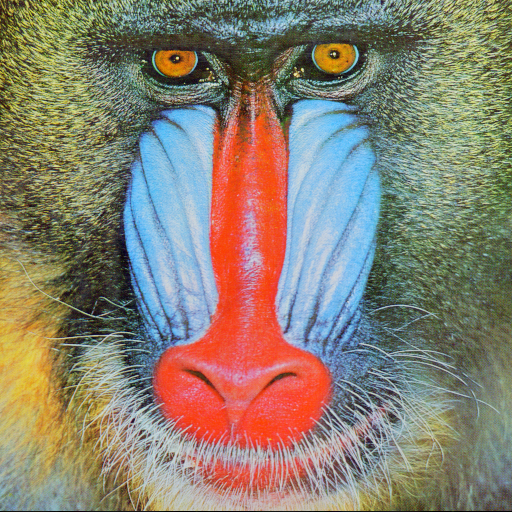
#> input picture 情報工学演習3/kadai13/mandrill.tiff, 512 x 512 px
$ jupyter execute kadai13_1201201140.ipynb
#> lines starting #> are read from the running program, lines starting #| are printed output that depends on the picture; after the words box and inside, x2 and y2 are one past the last pixel; in counts of white or black regions, pixels touching at a corner belong together
以下に学籍番号，氏名の記入をお願いいたします．

# 画像のローパスフィルタの実装（scipy の演習）
ここでは，scipy を使ったフーリエ変換を利用し，画像のローパスフィルタの実装してみましょう．

## opencv のインストール
ご自身の環境にopencv がインストールされていない場合は，pip を使ってインストールします．少し時間がかかります．
```pip install opencv-python``` でインストールして下さい．

## モジュールのimport
scipy のフーリエ変換を用いるのでimport します．また，scipy はnumpy に依存しているのでnumpy をimport します．
他に，画像やフーリエ変換の結果の表示に必要なのでmatplotlib を，画像読み込みに必要なのでcv2（OpenCV）をimport します．

[cell 1]
import numpy as np
import matplotlib.pyplot as plt
#from scipy import fft
import scipy.fftpack as fft
import cv2

## 利用画像の表示
今回利用する画像は信号処理で用いられる標準画像の1つであるマンドリルの画像を用います．読み込んで表示します．

[cell 2]
#画像をグレースケールで読み込み
gray_img = cv2.imread('./mandrill.tiff', 0 )
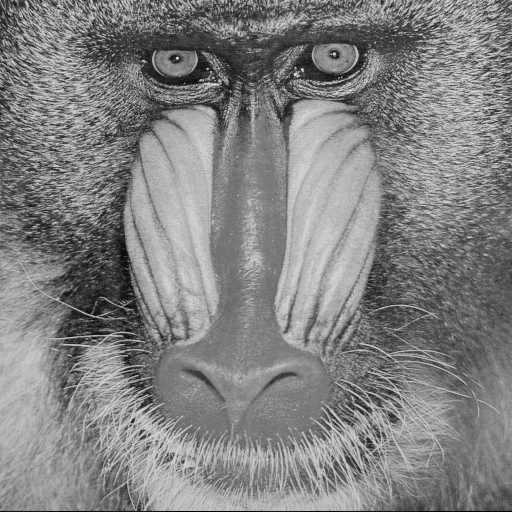
#> gray_img: shape (512, 512); min 0, max 231, mean 129.6
# 画像を表示
plt.imshow(gray_img, cmap = 'gray')
plt.xticks(color="None")#グラフのx 軸を消去
plt.yticks(color="None")#グラフのy 軸を消去
plt.tick_params(length=0)#グラフの目盛りを消去
plt.show()

## フーリエ変換
さっそく，この画像にフーリエ変換をかけてみて，ゼロ周波数成分をスペクトルの中心となるよう移動させ，表示させましょう．
中心が直流成分にあたります．自然画像は直流成分が多いので，中心が明るいグラフになるかと思います．

[cell 3]
#フーリエ変換をかけてみる
img_fft = fft.fft2( gray_img )

#ゼロ周波数成分をスペクトルの中心に移動
img_fft_shift = fft.fftshift( img_fft )
#描画用にパワースペクトラムを計算する
#そのままだと値が小さすぎて表示しても真っ暗なので，log スケールに変更
mag = np.log( np.abs( ( img_fft_shift ) ) )
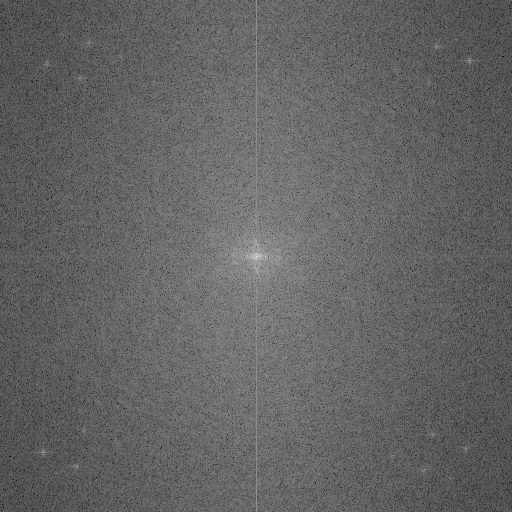
#> mag: shape (512, 512) float64; min 3.38, max 17.34, mean 8.85; drawn with min black and max white
#パワースペクトラムを出力
plt.imshow(mag, cmap = 'gray' )
plt.show()

## フーリエ逆変換
フーリエ変換した画像を逆変換することで元に戻してみましょう．フーリエ逆変換すると，実部と虚部が計算されますが，出力するのは実部のみです．

[cell 4]
img_fft_= fft.fftshift( img_fft_shift )
#フーリエ逆変換
img_ifft = fft.ifft2( img_fft_ )
#実部だけを取って来て，表示のためunsigned int に変換して表示
plt.imshow( np.uint8( img_ifft.real ), cmap = 'gray' )
plt.xticks(color="None")
plt.yticks(color="None")
plt.tick_params(length=0)
plt.show()

## ローパスフィルタの作成（課題）
ここで，ローパスフィルタを生成する関数を皆さんに実際に用意してもらいます．
ローパスフィルタは，周波数空間上で中心近くの値を保存し，それ以外の値を0もしくは0に近くなるような計算をするフィルタです.
今回は，フィルタの中心からの距離がradius 未満のものを1,それ以外を0 の値を持つフィルタを作成しましょう．
以下のlowpass_filter2D のfilter_shape にはフィルタの大きさ（2次元tupleで表現），raduis は値を1にするときのフィルタからの中心の距離とします．この関数を完成させて下さい．
**この関数はループを使わずに完成させて下さい．ループを使った場合減点です．**

[cell 5]
#ローパスフィルタ（円型フィルタの生成）
def lowpass_filter2D( filter_shape, radius ):
    #ここに計算を入れて下さい（現在，エラーが出ないようにnp.zeros を入れていますが，消してもらってOKです．）
    #複数行にわたっても構いませんし，新しい変数を用いてもよいです．
#> called with filter_shape = (512, 512), radius = 100
    low_f = np.zeros(filter_shape)
    # 中心
    cy = filter_shape[0] // 2
    cx = filter_shape[1] // 2

    cv2.circle(low_f, (cx, cy), radius, (1, 1, 1), -1)
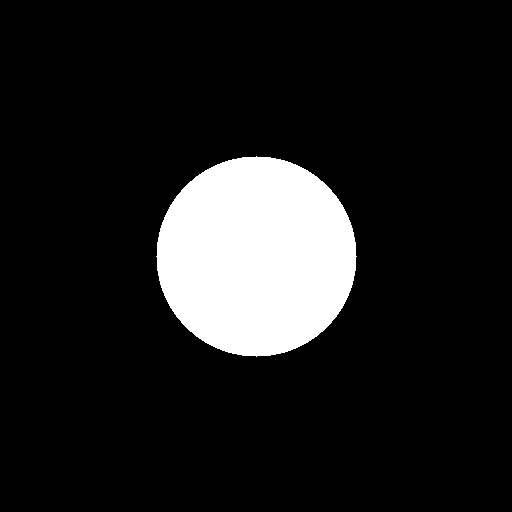
#> low_f: shape (512, 512) float64; values 0 (black) and 1 (white), 12% white; 1 white region, box (x1, y1, x2, y2) and area: (156, 156, 357, 357) 31417
    return low_f

lowpass_filter2Dが正しいと，下のデバグ用コードを実行すると，正方形の中心に半径100の白い円が描画されます．

[cell 6]
#デバグ用コード
low_filter = lowpass_filter2D( gray_img.shape, 100)
# print(low_filter[250])
plt.imshow( low_filter, cmap = 'gray')
plt.show()

## 画像にローパスフィルタを適用（課題）
それでは，上記のローパスフィルタを実際に画像に適用させてみましょう．画像に対して，フーリエ変換を行い，fft.fftshift を使ってゼロ周波数成分をスペクトルの中心に移動させた後，ローパスフィルタとの積を取ります．その結果を再びfft.fftshift関数を使って元に戻し， 逆フーリエ変換をかけた結果の実部を出力して下さい．
radius = 20, 40, 60, 80, 100 の時の5通りを行って，それぞれ画像を出力し，出力された画像がどのように変化したか見てみましょう．

[cell 7]
figure = plt.figure(figsize=(15, 6))
for i in range( 5 ):
    low_f = lowpass_filter2D( gray_img.shape, 20*(i+1) )
    plt.subplot( 2, 5, i+1 )
    plt.imshow( low_f, cmap = 'gray' )
    plt.xticks(color="None")
    plt.yticks(color="None")
    plt.tick_params(length=0)
    plt.title( 'r = ' + str(  20*(i+1) ) )

    plt.subplot( 2, 5,  6+i )
    #ここに画像をフーリエ変換した結果に対してローパスフィルタを施し，それを逆変換した画像を表示するコードを入れる．
    #複数行にわたってもよい．新しい変数を使ってもよい．
    # フーリエ変換
    img_fft = fft.fft2(gray_img)
    # lowa pass filter
    img_filtered = np.multiply(img_fft, low_f)
    # フーリエ逆変換
    img_ifft= fft.ifft2(img_filtered)

    plt.imshow( np.uint8(img_ifft.real), cmap = 'gray')
    plt.xticks(color="None")
    plt.yticks(color="None")
    plt.tick_params(length=0)
plt.tight_layout()
plt.show()

# 識別境界の描画（scikit-learnの演習）
今度はscikit-learnの演習で，2クラス識別問題を解いてみましょう．線形判別分析，SVM（linaer, rbfカーネル），Neural Network を使って，これらを学習した際の識別境界を実際に表示させてみましょう．

## モジュールの読み込み
scikit-learnの中で今回使うサブモジュールだけをimport  していきます．

[cell 8]
from sklearn.datasets import make_circles
from sklearn.model_selection import train_test_split
from sklearn.preprocessing import StandardScaler

from sklearn.svm import SVC
from sklearn.neural_network import MLPClassifier
from sklearn.discriminant_analysis import LinearDiscriminantAnalysis

from matplotlib.colors import ListedColormap

## 学習，テストサンプルをプロット
今回用いるデータはscikit-learnの中に用意されているデータセット生成モジュールを用いて作成します．
make_circles という関数でサンプルデータを生成します．
以下では生成を行ったあと，2クラスを青と赤，テストデータを透明度をあげた状態としてプロットします．

[cell 9]
#グラフ描画のためのカラー設定
cm = plt.cm.RdBu
cm_bright = ListedColormap(['#FF0000', '#0000FF'])

#円状のサンプルデータを作成
X, y = make_circles(noise=0.2, factor=0.5, random_state=1)
# StandardScaler().fit_transform によりデータを標準化
X = StandardScaler().fit_transform(X)
#学習データとテストデータに分割
X_train, X_test, y_train, y_test = train_test_split(X, y, test_size=.4, random_state=42)
figure = plt.figure( figsize = (3, 3 ) )
# 学習データをプロット
plt.scatter(X_train[:, 0], X_train[:, 1], c=y_train, cmap=cm_bright, edgecolors='k')
# テストデータをプロット
plt.scatter(X_test[:, 0], X_test[:, 1], c=y_test, cmap=cm_bright, alpha=0.6, edgecolors='k')
#表示
plt.show()
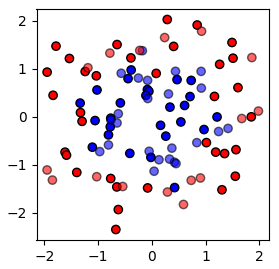
#> figure drawn by matplotlib, 1 panel

## 線形判別式（LDA）を用いて，識別境界を出力
それでは，上のデータを用いて実際に線形判別式を使って識別境界がどうなっているか見ていきましょう．
学習データを用いて識別境界を学習し，識別境界からどの程度離れているかを等高線を描画する関数plt.contourfを用いて描画していきます．

[cell 10]
#識別境界のマップを書くための準備
h = .02
x_min, x_max = X[:, 0].min() - .5, X[:, 0].max() + .5
y_min, y_max = X[:, 1].min() - .5, X[:, 1].max() + .5
xx, yy = np.meshgrid(np.arange(x_min, x_max, h), np.arange(y_min, y_max, h))
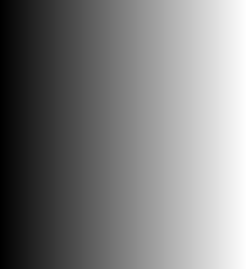
#> xx: shape (269, 247) float64; min -2.45, max 2.47, mean 0.0101; drawn with min black and max white
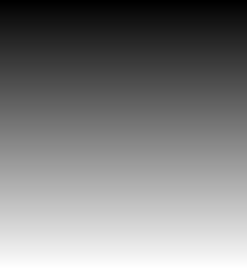
#> yy: shape (269, 247) float64; min -2.85, max 2.51, mean -0.172; drawn with min black and max white

#学習データを用いて識別境界を決定
lda = LinearDiscriminantAnalysis().fit( X_train, y_train )

#決定境界の等高線プロット
figure = plt.figure( figsize = (3, 3 ) )
Z = lda.decision_function( np.c_[xx.ravel(), yy.ravel()] )
Z = Z.reshape(xx.shape)
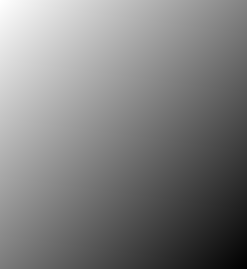
#> Z: shape (269, 247) float64; min -0.438, max -0.0877, mean -0.263; drawn with min black and max white
plt.contourf(xx, yy, Z, 20, cmap=cm, alpha=.8)

#学習，テストデータのプロット（上と同じ）
plt.scatter(X_train[:, 0], X_train[:, 1], c=y_train, cmap=cm_bright, edgecolors='k')
plt.scatter(X_test[:, 0], X_test[:, 1], c=y_test, cmap=cm_bright, alpha=0.6, edgecolors='k')

#グラフのタイトル
plt.title( 'LDA' )
plt.show()
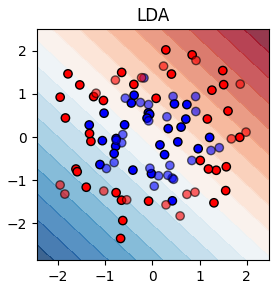
#> figure drawn by matplotlib, 1 panel

線形判別式なので，円のような分布のデータはうまく分類が出来ていないことが分かるかと思います．

## Linear SVM, rbf SVM, Neural Network での識別境界の表示（課題）
それでは，ここからは皆さんにLinear SVM, rbf SVM, Neural Networkを用いて学習を行い，識別境界の様子をLDA と同様に表示してもらいます．
LDA にならって，以下のコードのコメント欄の指示に合わせて，Linear SVM, rbf SVM, Neural Networkの学習と識別境界のプロットのコードを記入して下さい．現在の出力結果は学習，テストデータをプロットしたのみです．

[cell 11]
figure = plt.figure( figsize = ( 9, 3 ) )

plt.subplot( 1, 3, 1 )
#Linear SVMの識別境界の描画のコードを書く
lda = LinearDiscriminantAnalysis().fit(X_train, y_train)
Z = lda.decision_function( np.c_[xx.ravel(), yy.ravel()] )
Z = Z.reshape(xx.shape)
plt.contourf(xx, yy, Z, 20, cmap=cm, alpha=.8)
plt.scatter(X_train[:, 0], X_train[:, 1], c=y_train, cmap=cm_bright, edgecolors='k')
plt.scatter(X_test[:, 0], X_test[:, 1], c=y_test, cmap=cm_bright, alpha=0.6, edgecolors='k')
plt.title( 'linear SVM' )

plt.subplot( 1, 3, 2 )
# #rbf SVMの識別境界の描画のコードを書く
rbf = SVC().fit(X_train, y_train)
Z = rbf.decision_function( np.c_[xx.ravel(), yy.ravel()] )
Z = Z.reshape(xx.shape)
plt.contourf(xx, yy, Z, 20, cmap=cm, alpha=.8)
plt.scatter(X_train[:, 0], X_train[:, 1], c=y_train, cmap=cm_bright, edgecolors='k')
plt.scatter(X_test[:, 0], X_test[:, 1], c=y_test, cmap=cm_bright, alpha=0.6, edgecolors='k')
plt.title( 'rbf SVM' )

plt.subplot( 1, 3, 3 )
# #neural network の識別境界の描画のコードを書く
mlp = MLPClassifier().fit(X_train, y_train)
Z = mlp.predict_proba(np.c_[xx.ravel(), yy.ravel()])[:, 1]
Z = Z.reshape(xx.shape)
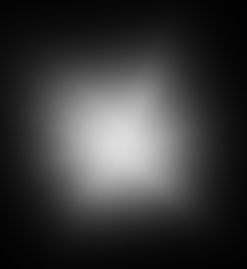
#> Z: shape (269, 247) float64; min 0.00519, max 0.867, mean 0.225
plt.contourf(xx, yy, Z, 20, cmap=cm, alpha=.8)
plt.scatter(X_train[:, 0], X_train[:, 1], c=y_train, cmap=cm_bright, edgecolors='k')
plt.scatter(X_test[:, 0], X_test[:, 1], c=y_test, cmap=cm_bright, alpha=0.6, edgecolors='k')
plt.title( 'neural network' )

plt.show()
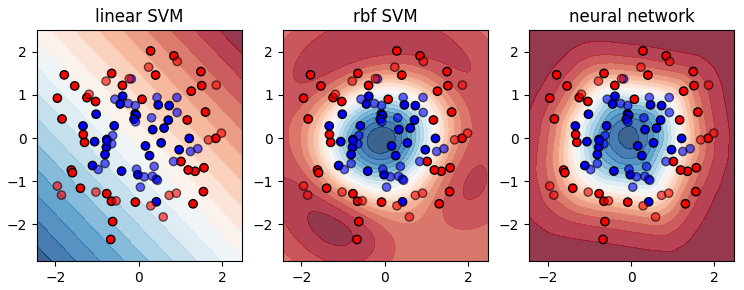
#> figure drawn by matplotlib, 3 panels
